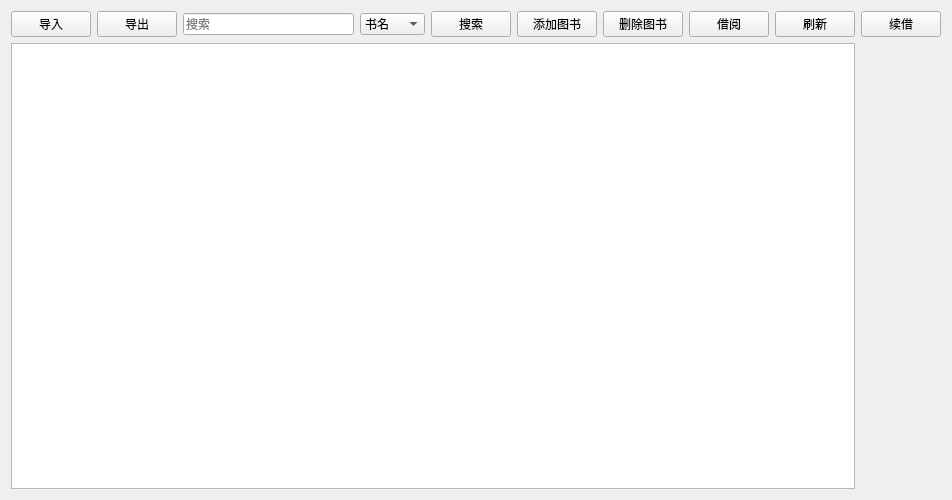
<?xml version="1.0" encoding="UTF-8"?>
<ui version="4.0">
 <class>s_book</class>
 <widget class="QWidget" name="s_book">
  <property name="enabled">
   <bool>true</bool>
  </property>
  <property name="geometry">
   <rect>
    <x>0</x>
    <y>0</y>
    <width>952</width>
    <height>500</height>
   </rect>
  </property>
  <property name="windowTitle">
   <string>学生界面</string>
  </property>
  <property name="windowIcon">
   <iconset resource="src.qrc">
    <normaloff>:/sy.jpg</normaloff>:/sy.jpg</iconset>
  </property>
  <layout class="QGridLayout" name="gridLayout">
   <item row="0" column="0">
    <layout class="QHBoxLayout" name="horizontalLayout">
     <item>
      <widget class="QPushButton" name="imBut">
       <property name="text">
        <string>导入</string>
       </property>
      </widget>
     </item>
     <item>
      <widget class="QPushButton" name="outBut">
       <property name="text">
        <string>导出</string>
       </property>
      </widget>
     </item>
     <item>
      <widget class="QLineEdit" name="searchEdit">
       <property name="placeholderText">
        <string>搜索</string>
       </property>
      </widget>
     </item>
     <item>
      <widget class="QComboBox" name="comboBox">
       <item>
        <property name="text">
         <string>书名</string>
        </property>
       </item>
       <item>
        <property name="text">
         <string>出版社</string>
        </property>
       </item>
       <item>
        <property name="text">
         <string>编号</string>
        </property>
       </item>
      </widget>
     </item>
     <item>
      <widget class="QPushButton" name="findBut">
       <property name="text">
        <string>搜索</string>
       </property>
      </widget>
     </item>
     <item>
      <widget class="QPushButton" name="addBut">
       <property name="text">
        <string>添加图书</string>
       </property>
      </widget>
     </item>
     <item>
      <widget class="QPushButton" name="delBut">
       <property name="text">
        <string>删除图书</string>
       </property>
      </widget>
     </item>
     <item>
      <widget class="QPushButton" name="borBut">
       <property name="text">
        <string>借阅</string>
       </property>
      </widget>
     </item>
    </layout>
   </item>
   <item row="1" column="0" colspan="2">
    <widget class="QTableView" name="tableView">
     <property name="sizePolicy">
      <sizepolicy hsizetype="Preferred" vsizetype="Preferred">
       <horstretch>0</horstretch>
       <verstretch>0</verstretch>
      </sizepolicy>
     </property>
    </widget>
   </item>
   <item row="0" column="2">
    <widget class="QPushButton" name="pushButton">
     <property name="text">
      <string>续借</string>
     </property>
    </widget>
   </item>
   <item row="0" column="1">
    <widget class="QPushButton" name="rueBut">
     <property name="font">
      <font>
       <kerning>false</kerning>
      </font>
     </property>
     <property name="text">
      <string>刷新</string>
     </property>
    </widget>
   </item>
  </layout>
 </widget>
 <resources>
  <include location="src.qrc"/>
 </resources>
 <connections/>
</ui>
